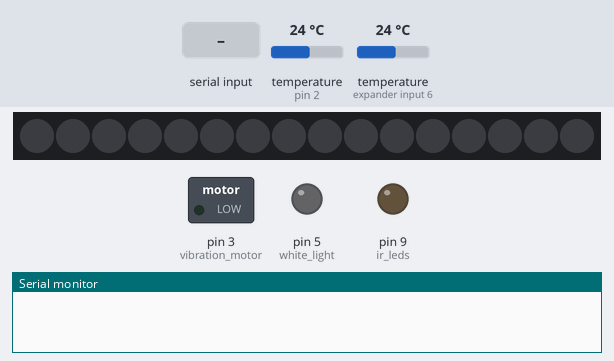
This sketch was run on a simulated Arduino Uno, built with avr-gcc and run on an emulated ATmega328P. On the bench: 16 RGB LEDs in strip order, left to right, switched loads named in the sketch (green lamp = pin HIGH), output pins drawn as LEDs (lit = HIGH), the last lines printed to the serial monitor. Inputs (shaded band) come from the test bench; at power-on: temperature (sensors on pin 2, expander input 6) 24 °C. Dim RGB values are drawn brighter than linear.

Above: at 1.2 s.
1.3 s: "n90\n" received over Serial
At 1.8 s:
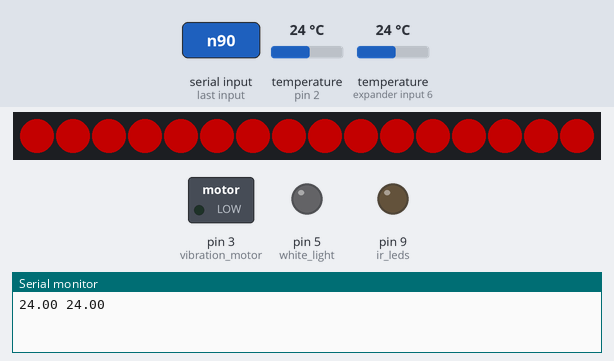
2.8 s: "wS\n" received over Serial
At 4.0 s:
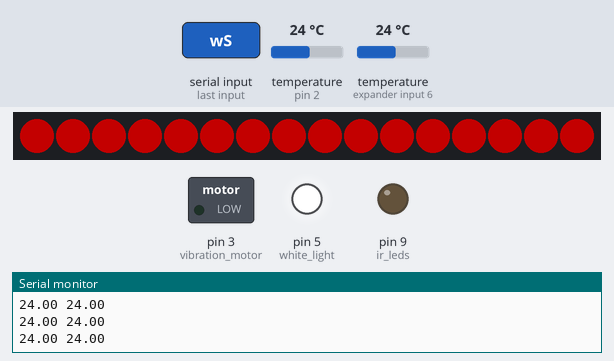
4.3 s: "i90\n" received over Serial
At 5.2 s:
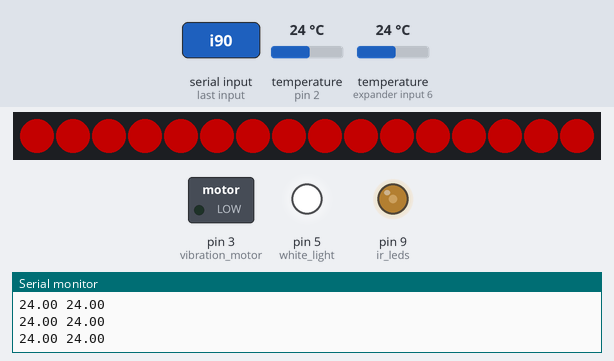
5.8 s: "wC\n" received over Serial
At 6.3 s:
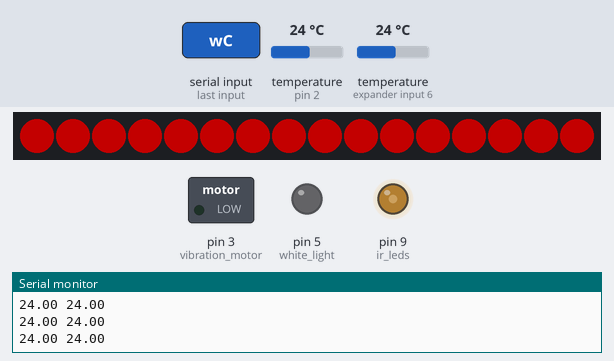
7.3 s: "nC\n" received over Serial
At 8.5 s:
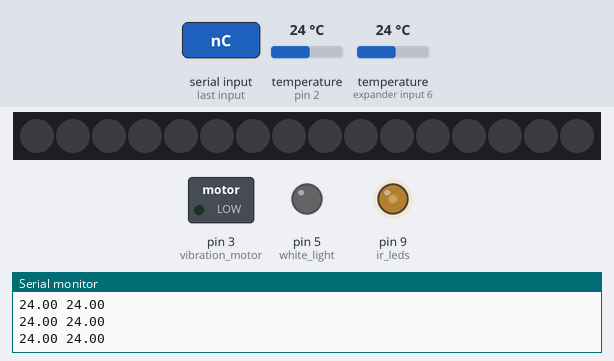
8.8 s: "wS90\n" received over Serial
At 9.8 s:
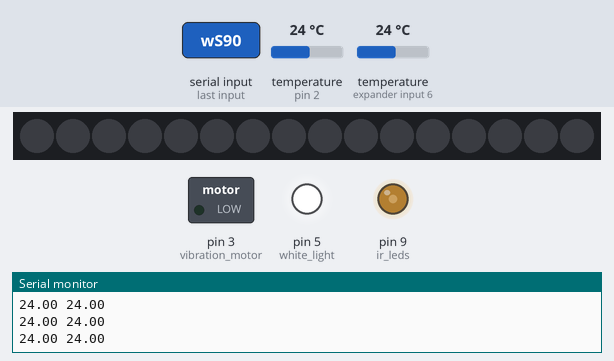
Timing chart, 0 to 11.3 s (numbered marks = the images above; inputs shaded):
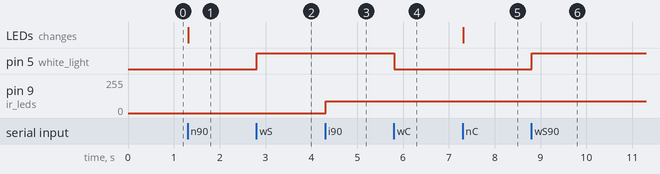

Measured:
- after the input at 1.3 s, the LEDs: change at once (image 1)
- after the input at 2.8 s, pin 5 (white_light): LOW → HIGH at once
- after the input at 4.3 s, pin 9 (ir_leds): 0/255 → 90/255 at once
- after the input at 5.8 s, pin 5 (white_light): HIGH → LOW at once
- after the input at 7.3 s, the LEDs: change at once (image 5)
- after the input at 8.8 s, pin 5 (white_light): LOW → HIGH at once

The sketch:

MicroControllerCode.ino
```cpp
#include <Adafruit_NeoPixel.h>
#include <OneWire.h>
#include <DallasTemperature.h>

#define ONE_WIRE_BUS 2
#define PIN            4
#define NUMPIXELS      16

Adafruit_NeoPixel pixels = Adafruit_NeoPixel(NUMPIXELS, PIN, NEO_GRB + NEO_KHZ800);

OneWire oneWire(ONE_WIRE_BUS);
DallasTemperature sensors(&oneWire);

int r, g, b;
int freq, duration;
String inputString = "";         // a string to hold incoming data
boolean stringComplete = false;  // whether the string is complete
int sending_time, now;
int white_light = 5;
int ir_leds = 9;
int vibration_motor = 3;
double t1, t2;
void setup() {
  // initialize serial:
  setPwmFrequency(ir_leds, 1);

  Serial.begin(115200);
  Serial.setTimeout(10);

  pinMode(white_light, OUTPUT);
  pinMode(ir_leds, OUTPUT);
  pinMode(vibration_motor, OUTPUT);
  digitalWrite(white_light, LOW);
  sending_time = millis();
  now = millis();

  sensors.begin();

  sensors.setResolution(10);
  pixels.begin();
  pixels.clear();
  pixels.show();
}

void loop() {
  // print the string when a newline arrives:
 if(Serial.available()){
    inputString = Serial.readString();

    Serial.flush();
    if(inputString.startsWith("n")){
      if(inputString.startsWith("nC")){
        pixels.clear();
        pixels.show();
      }
      else{
      r = inputString.substring(1,4).toInt();
      g = inputString.substring(4,7).toInt();
      b = inputString.substring(7,11).toInt();
      for(int i=0;i<NUMPIXELS;i++){
         pixels.setPixelColor(i, pixels.Color(r,g,b));
         }
      pixels.show();
     }
   }
   else if(inputString.startsWith("wS")){
    digitalWrite(white_light, HIGH);
   }
   else if(inputString.startsWith("wC")){
    digitalWrite(white_light, LOW);
   }
   else if(inputString.startsWith("i")){
    int val = inputString.substring(1,4).toInt();
    analogWrite(ir_leds, val);
   }

   else if(inputString.startsWith("v")){
      freq = inputString.substring(1,4).toInt();
      duration = inputString.substring(4,8).toInt();
      tone(vibration_motor, freq, duration);
    }
 }
 //clear the string:
 inputString = "";

 now = millis();
 if(now - sending_time >= 1000){
   sensors.requestTemperatures();
   t1 = sensors.getTempCByIndex(0);
   t2 = sensors.getTempCByIndex(1);
   Serial.print(t1);
   Serial.print(" ");
   Serial.println(t2);
   sending_time = millis();
 }
}

void setPwmFrequency(int pin, int divisor) {
  byte mode;
  if(pin == 5 || pin == 6 || pin == 9 || pin == 10) {
    switch(divisor) {
      case 1: mode = 0x01; break;
      case 8: mode = 0x02; break;
      case 64: mode = 0x03; break;
      case 256: mode = 0x04; break;
      case 1024: mode = 0x05; break;
      default: return;
    }
    if(pin == 5 || pin == 6) {
      TCCR0B = TCCR0B & 0b11111000 | mode;
    } else {
      TCCR1B = TCCR1B & 0b11111000 | mode;
    }
  } else if(pin == 3 || pin == 11) {
    switch(divisor) {
      case 1: mode = 0x01; break;
      case 8: mode = 0x02; break;
      case 32: mode = 0x03; break;
      case 64: mode = 0x04; break;
      case 128: mode = 0x05; break;
      case 256: mode = 0x06; break;
      case 1024: mode = 0x07; break;
      default: return;
    }
    TCCR2B = TCCR2B & 0b11111000 | mode;
  }
}
```
